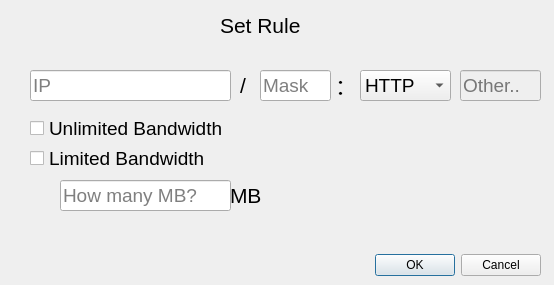
<?xml version="1.0" encoding="UTF-8"?>
<ui version="4.0">
 <class>Dialog</class>
 <widget class="QDialog" name="Dialog">
  <property name="geometry">
   <rect>
    <x>0</x>
    <y>0</y>
    <width>554</width>
    <height>285</height>
   </rect>
  </property>
  <property name="windowTitle">
   <string>Dialog</string>
  </property>
  <widget class="QDialogButtonBox" name="buttonBox">
   <property name="geometry">
    <rect>
     <x>350</x>
     <y>250</y>
     <width>191</width>
     <height>31</height>
    </rect>
   </property>
   <property name="orientation">
    <enum>Qt::Horizontal</enum>
   </property>
   <property name="standardButtons">
    <set>QDialogButtonBox::Cancel|QDialogButtonBox::Ok</set>
   </property>
  </widget>
  <widget class="QCheckBox" name="checkBox">
   <property name="geometry">
    <rect>
     <x>30</x>
     <y>119</y>
     <width>231</width>
     <height>19</height>
    </rect>
   </property>
   <property name="font">
    <font>
     <family>Arial</family>
     <pointsize>14</pointsize>
    </font>
   </property>
   <property name="text">
    <string>Unlimited Bandwidth</string>
   </property>
  </widget>
  <widget class="QCheckBox" name="checkBox_2">
   <property name="geometry">
    <rect>
     <x>30</x>
     <y>149</y>
     <width>221</width>
     <height>19</height>
    </rect>
   </property>
   <property name="font">
    <font>
     <family>Arial</family>
     <pointsize>14</pointsize>
    </font>
   </property>
   <property name="text">
    <string>Limited Bandwidth</string>
   </property>
  </widget>
  <widget class="QLabel" name="label">
   <property name="geometry">
    <rect>
     <x>220</x>
     <y>10</y>
     <width>111</width>
     <height>31</height>
    </rect>
   </property>
   <property name="font">
    <font>
     <family>Arial</family>
     <pointsize>16</pointsize>
    </font>
   </property>
   <property name="text">
    <string>Set Rule</string>
   </property>
  </widget>
  <widget class="QLineEdit" name="IP">
   <property name="geometry">
    <rect>
     <x>30</x>
     <y>70</y>
     <width>201</width>
     <height>31</height>
    </rect>
   </property>
   <property name="font">
    <font>
     <family>Arial</family>
     <pointsize>14</pointsize>
    </font>
   </property>
   <property name="text">
    <string/>
   </property>
   <property name="placeholderText">
    <string>IP</string>
   </property>
  </widget>
  <widget class="QLineEdit" name="LimitMB">
   <property name="geometry">
    <rect>
     <x>60</x>
     <y>180</y>
     <width>171</width>
     <height>31</height>
    </rect>
   </property>
   <property name="font">
    <font>
     <family>Arial</family>
     <pointsize>14</pointsize>
    </font>
   </property>
   <property name="text">
    <string/>
   </property>
   <property name="placeholderText">
    <string>How many MB?</string>
   </property>
  </widget>
  <widget class="QLabel" name="label_2">
   <property name="geometry">
    <rect>
     <x>240</x>
     <y>70</y>
     <width>31</width>
     <height>31</height>
    </rect>
   </property>
   <property name="font">
    <font>
     <family>Arial</family>
     <pointsize>16</pointsize>
    </font>
   </property>
   <property name="text">
    <string>/</string>
   </property>
  </widget>
  <widget class="QLineEdit" name="Mask">
   <property name="geometry">
    <rect>
     <x>260</x>
     <y>70</y>
     <width>71</width>
     <height>31</height>
    </rect>
   </property>
   <property name="font">
    <font>
     <family>Arial</family>
     <pointsize>14</pointsize>
    </font>
   </property>
   <property name="text">
    <string/>
   </property>
   <property name="placeholderText">
    <string>Mask</string>
   </property>
  </widget>
  <widget class="QLabel" name="label_3">
   <property name="geometry">
    <rect>
     <x>330</x>
     <y>70</y>
     <width>31</width>
     <height>31</height>
    </rect>
   </property>
   <property name="font">
    <font>
     <family>Arial</family>
     <pointsize>16</pointsize>
    </font>
   </property>
   <property name="text">
    <string>：</string>
   </property>
  </widget>
  <widget class="QComboBox" name="PortComboBox">
   <property name="geometry">
    <rect>
     <x>360</x>
     <y>70</y>
     <width>91</width>
     <height>31</height>
    </rect>
   </property>
   <property name="font">
    <font>
     <family>Arial</family>
     <pointsize>14</pointsize>
    </font>
   </property>
   <item>
    <property name="text">
     <string>HTTP</string>
    </property>
   </item>
   <item>
    <property name="text">
     <string>HTTPS</string>
    </property>
   </item>
   <item>
    <property name="text">
     <string>SSH</string>
    </property>
   </item>
   <item>
    <property name="text">
     <string>FTP</string>
    </property>
   </item>
   <item>
    <property name="text">
     <string>SMTP</string>
    </property>
   </item>
   <item>
    <property name="text">
     <string>DNS</string>
    </property>
   </item>
   <item>
    <property name="text">
     <string>TELNET</string>
    </property>
   </item>
   <item>
    <property name="text">
     <string>Other</string>
    </property>
   </item>
  </widget>
  <widget class="QLineEdit" name="Port">
   <property name="enabled">
    <bool>false</bool>
   </property>
   <property name="geometry">
    <rect>
     <x>460</x>
     <y>70</y>
     <width>81</width>
     <height>31</height>
    </rect>
   </property>
   <property name="font">
    <font>
     <family>Arial</family>
     <pointsize>14</pointsize>
    </font>
   </property>
   <property name="text">
    <string/>
   </property>
   <property name="placeholderText">
    <string>Other..</string>
   </property>
  </widget>
  <widget class="QLabel" name="label_4">
   <property name="geometry">
    <rect>
     <x>230</x>
     <y>180</y>
     <width>41</width>
     <height>31</height>
    </rect>
   </property>
   <property name="font">
    <font>
     <family>Arial</family>
     <pointsize>16</pointsize>
    </font>
   </property>
   <property name="text">
    <string>MB</string>
   </property>
  </widget>
 </widget>
 <resources/>
 <connections>
  <connection>
   <sender>buttonBox</sender>
   <signal>accepted()</signal>
   <receiver>Dialog</receiver>
   <slot>accept()</slot>
   <hints>
    <hint type="sourcelabel">
     <x>248</x>
     <y>254</y>
    </hint>
    <hint type="destinationlabel">
     <x>157</x>
     <y>274</y>
    </hint>
   </hints>
  </connection>
  <connection>
   <sender>buttonBox</sender>
   <signal>rejected()</signal>
   <receiver>Dialog</receiver>
   <slot>reject()</slot>
   <hints>
    <hint type="sourcelabel">
     <x>316</x>
     <y>260</y>
    </hint>
    <hint type="destinationlabel">
     <x>286</x>
     <y>274</y>
    </hint>
   </hints>
  </connection>
 </connections>
</ui>
